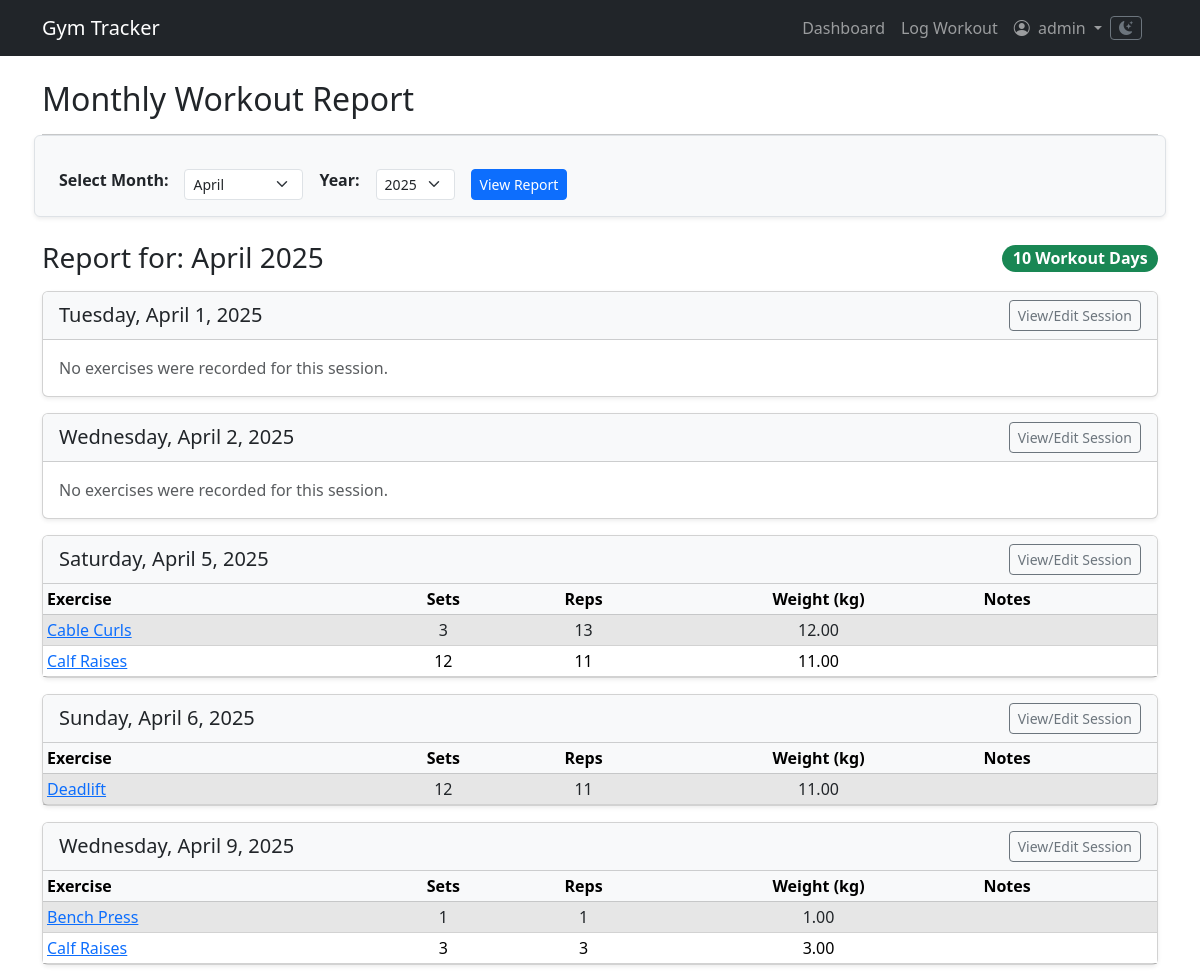
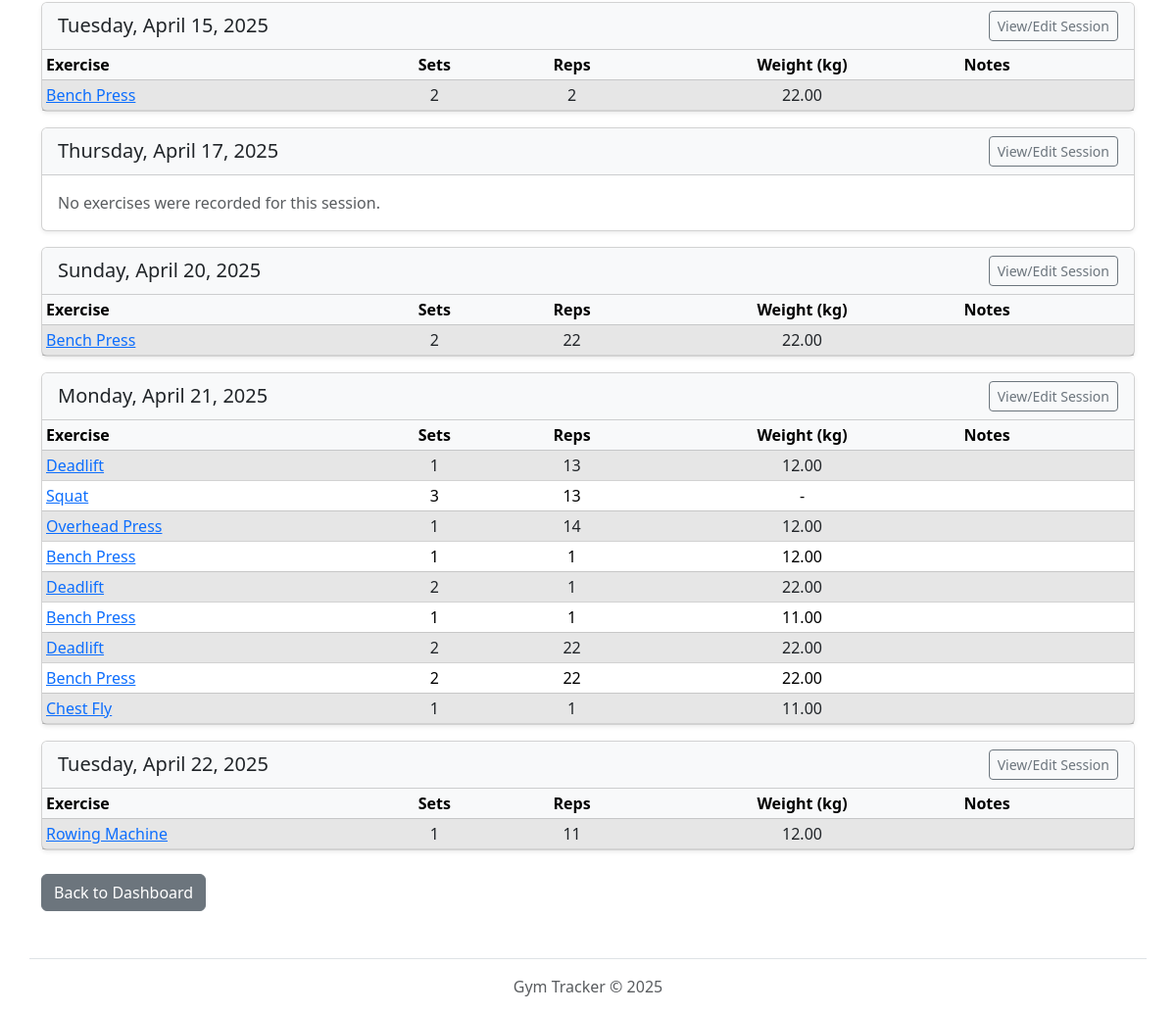
The app's page /workouts/report/monthly/ (signed in) with its own data (2 pictures, top to bottom).
### workouts/models.py (models this page shows, shortened)
class WorkoutSession(models.Model):
    user = models.ForeignKey(User, on_delete=models.CASCADE)
    date = models.DateField(default=timezone.now)
    created_at = models.DateTimeField(auto_now_add=True)
    notes = models.TextField(blank=True, null=True)
    class Meta:
        unique_together = ('user', 'date')
        ordering = ['-date']

class WorkoutLog(models.Model):
    session = models.ForeignKey(WorkoutSession, related_name='logs', on_delete=models.CASCADE)
    exercise = models.ForeignKey(Exercise, on_delete=models.PROTECT)  # Protect exercise from deletion if used
    sets = models.PositiveIntegerField(blank=True, null=True)
    reps = models.PositiveIntegerField(blank=True, null=True)
    weight = models.DecimalField(max_digits=6, decimal_places=2, blank=True, null=True)
    duration = models.DurationField(blank=True, null=True)  # e.g., for cardio
    notes = models.TextField(blank=True, null=True)

class Exercise(models.Model):
    name = models.CharField(max_length=100, unique=True)
    description = models.TextField(blank=True, null=True)

### workouts/views.py (the view, shortened to what this page needs)
# urls.py: path('report/monthly/', views.monthly_report_view, name='monthly_report'),
@login_required
def monthly_report_view(request, year=None, month=None):
    if year is None or month is None:
        year_str = request.GET.get('year')
        month_str = request.GET.get('month')
        if year_str and month_str:
            try:
                year = int(year_str)
                month = int(month_str)
                if not (1 <= month <= 12): raise ValueError("Invalid Month")
                current_yr = timezone.now().year
                if not (current_yr - 10 <= year <= current_yr + 1): raise ValueError("Invalid Year")
                return redirect('workouts:monthly_report_specific', year=year, month=month)
            except ValueError:
                messages.error(request, "Invalid date selection. Showing current month.")
                today = timezone.now().date()
                year = today.year
                month = today.month
        else:
            today = timezone.now().date()
            year = today.year
            month = today.month
    try:
        target_date = datetime.date(year, month, 1)
        start_date = target_date # Start date is the first of the month
        if month == 12: end_date = datetime.date(year + 1, 1, 1)
        else: end_date = datetime.date(year, month + 1, 1)
    except ValueError: # Should not happen if validation above is correct, but safety check
        messages.error(request, "Failed to construct date range. Showing current month.")
        today = timezone.now().date()
        year = today.year
        month = today.month
        target_date = datetime.date(year, month, 1)
        start_date = target_date
        if month == 12: end_date = datetime.date(year + 1, 1, 1)
        else: end_date = datetime.date(year, month + 1, 1)
    try:
        sessions_in_month = WorkoutSession.objects.filter(
            user=request.user,
            date__gte=start_date,
            date__lt=end_date
        ).prefetch_related(
            'logs', 'logs__exercise'
        ).order_by('date')
    except Exception as e:
         messages.error(request, f"Error fetching report data: {e}")
         sessions_in_month = WorkoutSession.objects.none()
    total_workout_days = sessions_in_month.count()
    current_year = timezone.now().year
    available_years = range(current_year, current_year - 6, -1)
    available_months = [(m, datetime.date(year, m, 1).strftime('%B')) for m in range(1, 13)]
    context = {
        'report_year': year,
        'report_month': month,
        'report_month_name': target_date.strftime('%B'),
        'total_workout_days': total_workout_days,
        'sessions': sessions_in_month,
        'available_years': available_years,
        'available_months': available_months,
    }
    return render(request, 'workouts/monthly_report.html', context)

### workouts/templates/workouts/monthly_report.html (shortened to what this page needs)
{% extends 'workouts/base.html' %}
{% load static %}
{% block content %}
<div class="container mt-4">
    <h2>Monthly Workout Report</h2>
    <hr>
    <form method="GET" action="{% url 'workouts:monthly_report' %}" class="row g-3 align-items-center mb-4 p-3 border rounded bg-light shadow-sm">
        <div class="col-auto">
            <label for="monthSelect" class="form-label fw-bold">Select Month:</label>
        </div>
        <div class="col-auto">
            <select name="month" id="monthSelect" class="form-select form-select-sm">
                {% for month_num, month_name in available_months %}
                    <option value="{{ month_num }}" {% if month_num == report_month %}selected{% endif %}>{{ month_name }}</option>
                {% endfor %}
            </select>
        </div>
        <div class="col-auto">
             <label for="yearSelect" class="form-label fw-bold">Year:</label>
        </div>
         <div class="col-auto">
             <select name="year" id="yearSelect" class="form-select form-select-sm">
                 {% for yr in available_years %}
                    <option value="{{ yr }}" {% if yr == report_year %}selected{% endif %}>{{ yr }}</option>
                 {% endfor %}
             </select>
        </div>
        <div class="col-auto">
            <button type="submit" class="btn btn-primary btn-sm">View Report</button>
        </div>
    </form>
    <div class="d-flex justify-content-between align-items-center mb-3">
        <h3 class="mb-0">Report for: {{ report_month_name }} {{ report_year }}</h3>
        {% if total_workout_days > 0 %}
             <span class="badge bg-success rounded-pill fs-6">
                 {{ total_workout_days }} Workout Day{{ total_workout_days|pluralize }}
             </span>
        {% endif %}
    </div>
    {% if sessions %}
        {% for session in sessions %}
            <div class="card mb-3 shadow-sm">
                <div class="card-header bg-light d-flex justify-content-between align-items-center py-2">
                     <h5 class="mb-0">{{ session.date|date:"l, F j, Y" }}</h5>
                     <a href="{% url 'workouts:workout_detail' session_id=session.id %}" class="btn btn-outline-secondary btn-sm py-1" title="View or Edit this Session's Details">
                         View/Edit Session
                     </a>
                </div>
                <div class="card-body p-0">
                    {% with logs=session.logs.all %}
                        {% if logs %}
                            <div class="table-responsive">
                                <table class="table table-sm table-striped table-hover mb-0">
                                    <thead class="table-light">
                                        <tr>
                                            <th scope="col" style="width: 30%;">Exercise</th>
                                            <th scope="col" class="text-center">Sets</th>
                                            <th scope="col" class="text-center">Reps</th>
                                            <th scope="col" class="text-center">Weight (kg)</th>
                                            <th scope="col">Notes</th>
                                        </tr>
                                    </thead>
                                    <tbody>
                                        {% for log in logs %}
                                        <tr>
                                            <td>
                                                 <a href="{% url 'workouts:exercise_stats' exercise_id=log.exercise.id %}" title="View stats for {{ log.exercise.name }}">
                                                     {{ log.exercise.name }}
                                                 </a>
                                            </td>
                                            <td class="text-center">{{ log.sets|default:"-" }}</td>
                                            <td class="text-center">{{ log.reps|default:"-" }}</td>
                                            <td class="text-center">{{ log.weight|default:"-" }}</td>
                                            <td>{{ log.notes|default:""|linebreaksbr }}</td>
                                        </tr>
                                        {% endfor %}
                                    </tbody>
                                </table>
                            </div>
                        {% else %}
                            <p class="card-text p-3 text-muted mb-0">No exercises were recorded for this session.</p>
                        {% endif %}
                    {% endwith %}
                </div>
            </div>
        {% endfor %}
    {% else %}
        <div class="alert alert-info mt-4" role="alert">
            You didn't log any workouts in {{ report_month_name }} {{ report_year }}.
        </div>
    {% endif %}
    <div class="mt-4 mb-5">
        <a href="{% url 'workouts:dashboard' %}" class="btn btn-secondary">Back to Dashboard</a>
    </div>
</div>
{% endblock %}

### workouts/templates/workouts/base.html (shortened to what this page needs)
{% load static %}
<html lang="en">
<head>
    <link href="https://cdn.jsdelivr.net/npm/bootstrap@5.3.2/dist/css/bootstrap.min.css" rel="stylesheet"
>
    <link rel="stylesheet" href="https://cdn.jsdelivr.net/npm/bootstrap-icons@1.11.3/font/bootstrap-icons.min.css">
    <link href="https://cdn.jsdelivr.net/npm/tom-select@2.3.1/dist/css/tom-select.bootstrap5.css" rel="stylesheet">
</head>
<body>
<nav class="navbar navbar-expand-lg navbar-dark bg-dark mb-4">
    <div class="container">
        <a class="navbar-brand" href="{% url 'home' %}">Gym Tracker</a>
        <div class="collapse navbar-collapse" id="navbarNav">
            <ul class="navbar-nav ms-auto mb-2 mb-lg-0">
                {% if user.is_authenticated %}
                <li class="nav-item">
                    <a class="nav-link {% if request.resolver_match.view_name == 'workouts:dashboard' %}active{% endif %}"
                       href="{% url 'workouts:dashboard' %}">Dashboard</a>
                </li>
                <li class="nav-item">
                    <a class="nav-link {% if request.resolver_match.view_name == 'workouts:log_workout_date' or request.resolver_match.view_name == 'workouts:log_workout_today' %}active{% endif %}"
                       href="{% url 'workouts:log_workout_today' %}">Log Workout</a>
                </li>
                <li class="nav-item dropdown">
                    <a class="nav-link dropdown-toggle" href="#" id="navbarUserDropdown" role="button"
                       data-bs-toggle="dropdown" aria-expanded="false">
                        <i class="bi bi-person-circle me-1"></i>
                        {{ user.username }}
                    </a>
                </li>
                {% endif %}
            </ul>
            <li class="nav-item d-flex align-items-center me-3">
                <button class="btn btn-outline-secondary btn-sm" id="darkModeToggle" title="Toggle dark mode">
                    <i class="bi bi-moon-stars-fill"></i>
                </button>
            </li>
        </div>
    </div>
</nav>
<main role="main">
    {% block content %}{% endblock %}
</main>
<footer class="container mt-5 py-3 border-top text-center text-muted">
    Gym Tracker © {% now "Y" %}
</footer>
</body>
</html>

### workouts/templates/workouts/base.html (style rules this page uses)
:root { --body-bg: #ffffff; --body-color: #212529; --card-bg: #ffffff; --card-border-color: rgba(0, 0, 0, 0.175); --link-color: #0d6efd; --link-hover-color: #0a58ca; --navbar-bg: #212529; --navbar-color: rgba(255, 255, 255, 0.55); --navbar-active-color: #ffffff; --navbar-hover-color: rgba(255, 255, 255, 0.75); --table-striped-bg: rgba(0, 0, 0, 0.05); --bs-body-bg-rgb: 255, 255, 255; --bs-body-color-rgb: 33, 37, 41; color-scheme: light; }
body { background-color: var(--body-bg); color: var(--body-color); transition: background-color 0.2s ease-in-out, color 0.2s ease-in-out; }
a { color: var(--link-color); }
.navbar { background-color: var(--navbar-bg) !important; }
.navbar-dark .navbar-nav .nav-link { color: var(--navbar-color); }
.navbar-dark .navbar-brand { color: var(--navbar-active-color); }
.card { background-color: var(--card-bg); border-color: var(--card-border-color); }
.table { color: var(--body-color); border-color: var(--card-border-color); }
.table-striped > tbody > tr:nth-of-type(odd) > * { background-color: var(--table-striped-bg); color: var(--body-color); }

### records on screen
WorkoutSession: date "Tuesday, April 1, 2025", shows "No exercises were recorded for this session."
WorkoutSession: date "Wednesday, April 2, 2025", shows "No exercises were recorded for this session."
WorkoutSession: date "Saturday, April 5, 2025"
WorkoutLog: exercise.name "Cable Curls", sets "3", reps "13", weight "12.00"
WorkoutLog: exercise.name "Calf Raises", sets "12", reps "11", weight "11.00"
WorkoutSession: date "Sunday, April 6, 2025"
WorkoutLog: exercise.name "Deadlift", sets "12", reps "11", weight "11.00"
WorkoutSession: date "Wednesday, April 9, 2025"
WorkoutLog: exercise.name "Bench Press", sets "1", reps "1", weight "1.00"
WorkoutLog: exercise.name "Calf Raises", sets "3", reps "3", weight "3.00"
WorkoutSession: date "Tuesday, April 15, 2025"
WorkoutLog: exercise.name "Bench Press", sets "2", reps "2", weight "22.00"
WorkoutSession: date "Thursday, April 17, 2025", shows "No exercises were recorded for this session."
WorkoutSession: date "Sunday, April 20, 2025"
WorkoutLog: exercise.name "Bench Press", sets "2", reps "22", weight "22.00"
WorkoutSession: date "Monday, April 21, 2025"
WorkoutLog: exercise.name "Deadlift", sets "1", reps "13", weight "12.00"
WorkoutLog: exercise.name "Squat", sets "3", reps "13", weight "-"
WorkoutLog: exercise.name "Overhead Press", sets "1", reps "14", weight "12.00"
WorkoutLog: exercise.name "Bench Press", sets "1", reps "1", weight "12.00"
WorkoutLog: exercise.name "Deadlift", sets "2", reps "1", weight "22.00"
WorkoutLog: exercise.name "Bench Press", sets "1", reps "1", weight "11.00"
WorkoutLog: exercise.name "Deadlift", sets "2", reps "22", weight "22.00"
WorkoutLog: exercise.name "Bench Press", sets "2", reps "22", weight "22.00"
WorkoutLog: exercise.name "Chest Fly", sets "1", reps "1", weight "11.00"
WorkoutSession: date "Tuesday, April 22, 2025"
WorkoutLog: exercise.name "Rowing Machine", sets "1", reps "11", weight "12.00"

### other values on screen
{{ user.username }} "admin"
{{ total_workout_days }} "10"
form field month "April"
form field year "2025"
